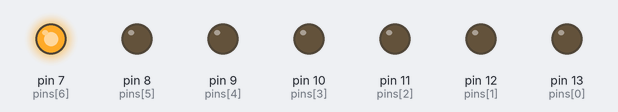
A sketch run on a simulated Arduino Uno, built with avr-gcc and run on an emulated ATmega328P. On the bench: output pins drawn as LEDs (lit = HIGH).

Above: at 0.5 s.
At 2.5 s:
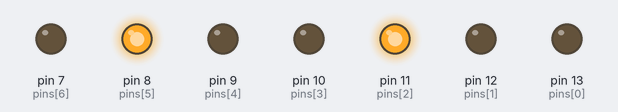
At 4.5 s:
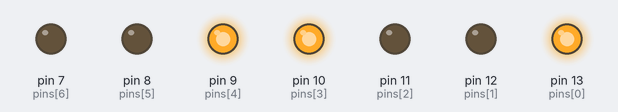
At 9.5 s:
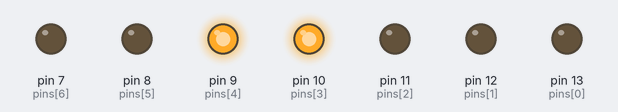
At 14.5 s:
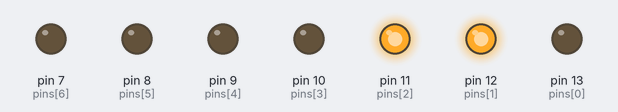
At 19.5 s:
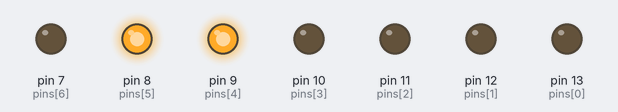
Timing chart, 0 to 20.8 s (numbered marks = the images above):
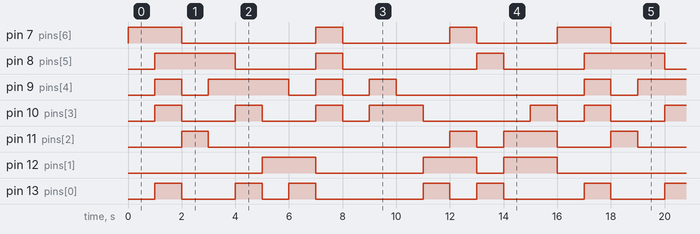

The sketch:

7-seg.ino
```cpp
byte btn;

byte pins[7]={13, 12, 11, 10, 9, 8, 7};
  byte show[16][7]={
  {0, 0, 0, 0, 0, 0, 1},
  {1, 0, 0, 1, 1, 1, 1},
  {0, 0, 1, 0, 0, 1, 0},
  {0, 0, 0, 0, 1, 1, 0},
  {1, 0, 0, 1, 1, 0, 0},
  {0, 1, 0, 0, 1, 0, 0},
  {1, 1, 0, 0, 0, 0, 0},
  {0, 0, 0, 1, 1, 1, 1},
  {0, 0, 0, 0, 0, 0, 0},
  {0, 0, 0, 1, 1, 0, 0},
  {0, 0, 0, 1, 0, 0, 0},
  {1, 1, 0, 0, 0, 0, 0},
  {0, 1, 1, 0, 0, 0, 1},
  {1, 0, 0, 0, 0, 1, 0},
  {0, 1, 1, 0, 0, 0, 0},
  {0, 1, 1, 1, 0, 0, 0},

};

void setup()
{
  for (byte i = 0; i < 7; ++i) {
   pinMode(pins[i], OUTPUT);
  }
  pinMode(btn, INPUT_PULLUP);
}

void loop()
{

  if(btn==HIGH){
    digitalWrite(13, LOW);
    digitalWrite(12, LOW);
    digitalWrite(11, LOW);
    digitalWrite(10, LOW);
    digitalWrite(9, LOW);
    digitalWrite(8, LOW);
    digitalWrite(7, LOW);
  }
  else
  {
    for(byte i = 0; i < 16; i++){
    for(byte j = 0; j < 7; j++){
      digitalWrite(pins[j], show[i][j]);
      }
    delay(1000);}
  }
}
```

Measured:
- by itself, pin 7 (pins[6]): repeats every 16.0 s: LOW 5.0 s, HIGH 1.0 s, LOW 4.0 s, HIGH 1.0 s, LOW 3.0 s, HIGH 2.0 s
- by itself, pin 8 (pins[5]): repeats every 16.0 s: LOW 3.0 s, HIGH 1.0 s, LOW 5.0 s, HIGH 1.0 s, LOW 3.0 s, HIGH 3.0 s
- by itself, pin 9 (pins[4]): repeats every 16.0 s: LOW 1.0 s, HIGH 3.0 s, 2 × (LOW 1.0 s, HIGH 1.0 s), LOW 7.0 s, HIGH 1.0 s
- by itself, pin 10 (pins[3]): repeats every 16.0 s: 2 × (LOW 2.0 s, HIGH 1.0 s), LOW 1.0 s, HIGH 2.0 s, LOW 4.0 s, HIGH 1.0 s, LOW 1.0 s, HIGH 1.0 s
- by itself, pin 11 (pins[2]): repeats every 16.0 s: LOW 9.0 s, HIGH 1.0 s, LOW 1.0 s, HIGH 2.0 s, LOW 2.0 s, HIGH 1.0 s
- by itself, pin 12 (pins[1]): repeats every 16.0 s: LOW 4.0 s, HIGH 2.0 s, LOW 1.0 s, HIGH 2.0 s, LOW 5.0 s, HIGH 2.0 s
- by itself, pin 13 (pins[0]): repeats every 16.0 s: LOW 2.0 s, HIGH 1.0 s, LOW 1.0 s, HIGH 1.0 s, LOW 4.0 s, HIGH 1.0 s, LOW 1.0 s, HIGH 1.0 s, LOW 3.0 s, HIGH 1.0 s
